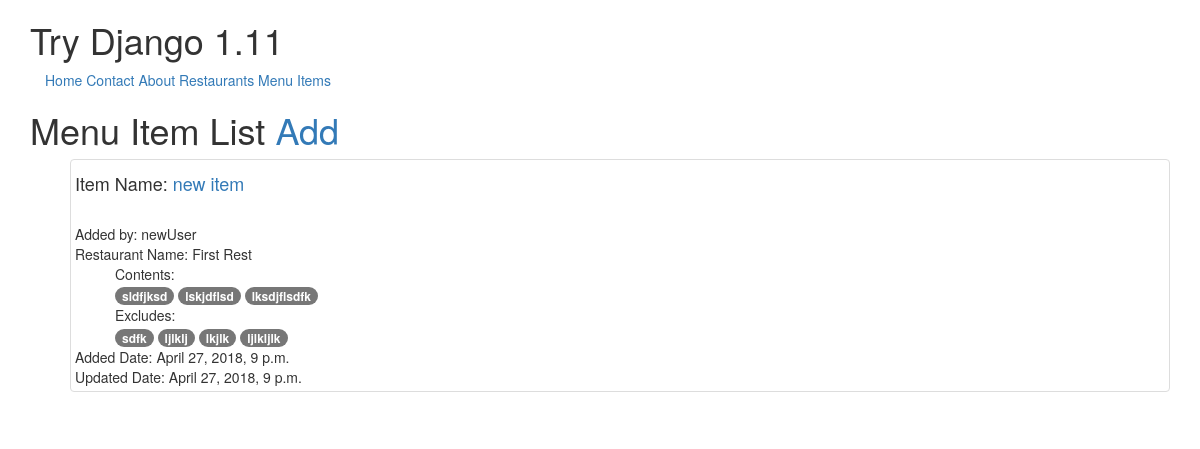
/menu-items/ (signed in), run on an earlier commit of the app's database.
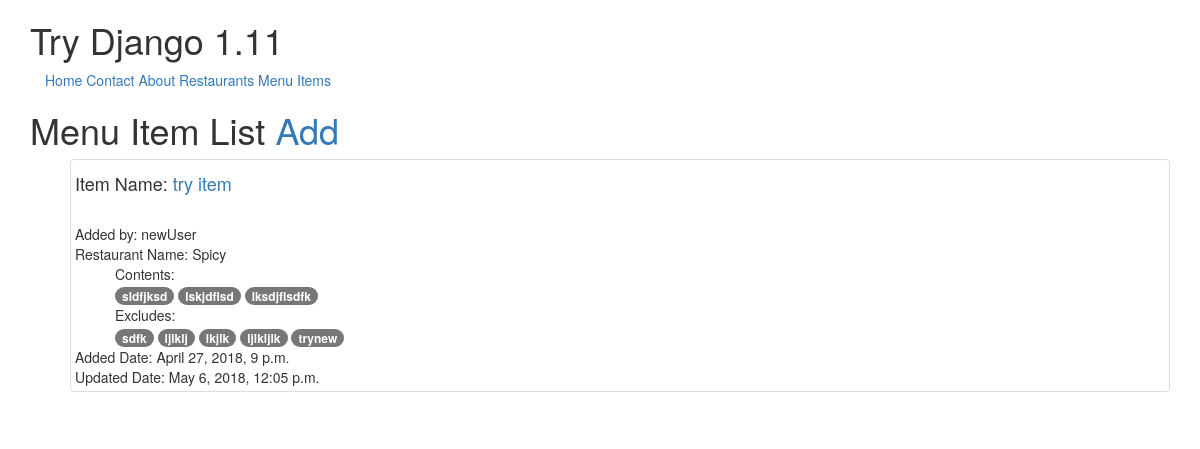
And on a later commit of the database.
### menuItems/models.py (models this page shows, shortened)
class MenuItem(models.Model):
    user        = models.ForeignKey(settings.AUTH_USER_MODEL)
    restaurant  = models.ForeignKey(Restaurant)
    name        = models.CharField(max_length=120)
    contents    = models.TextField(help_text='Separate each item by comma')
    excludes    = models.TextField(blank=True, null=True, help_text='Separate each item by comma')
    public      = models.BooleanField(default=True)
    timestamp   = models.DateTimeField(auto_now_add=True)
    updated     = models.DateTimeField(auto_now=True)
    slug        = models.SlugField(null=True, blank=True)
    def __str__(self):
        return self.name
    def get_absolute_url(self):
        return reverse('menuItems:detail', kwargs={'slug': self.slug})
    class Meta:
        ordering = ['-updated', '-timestamp']
    def get_contents(self):
        return self.contents.split(",")
    def get_excludes(self):
        return self.excludes.split(",")

### restaurants/models.py (models this page shows, shortened)
class Restaurant(models.Model):
    owner            = models.ForeignKey(User)
    name            = models.CharField(max_length=100)
    location        = models.CharField(max_length=255, null=True, blank=True)
    category        = models.CharField(max_length=255, null=True, blank=True, validators=[validate_caterogy])
    timestamp       = models.DateTimeField(auto_now_add=True)   # Saves automatically and does not allow to make changes
    updated         = models.DateTimeField(auto_now=True)       # Saves automatically and does not allow to make changes
    slug            = models.SlugField(null=True, blank=True)
    objects = RestaurantManager()
    def __str__(self):
        return self.name

### menuItems/views.py (the view)
class MenuItemListView(LoginRequiredMixin, ListView):
    def get_queryset(self):
        queryset = MenuItem.objects.filter(user=self.request.user)
        return queryset

### templates/menuItems/menuitem_list.html (shortened to what this page needs)
{% extends 'base.html' %}
{% block content %}
<h1>Menu Item List <samll><a href="{% url 'menuItems:create' %}">Add</a></samll></h1>
<ul>
    {% for obj in object_list %}
    <div class="row">
    <div class="col-sm-12">
        <div class="thumbnail">
        <h4>Item Name: <a href="{{ obj.get_absolute_url }}">{{ obj }}</a></h4>
        <br>Added by: {{ obj.user }}<br>
        Restaurant Name: {{ obj.restaurant }}<br>
        {% if obj.contents %}
            <ul>
            Contents: <br>
                {% for content in obj.get_contents %}
                    <span class="badge badge-default">{{ content }}</span>
                {% endfor %}
            </ul>
        {% endif %}
        {% if obj.excludes %}
            <ul>
            Excludes: <br>
                {% for exclude in obj.get_excludes %}
                    <span class="badge badge-default">{{ exclude }}</span>
                {% endfor %}
            </ul>
        {% endif %}
        Added Date: {{ obj.timestamp }}<br>
        Updated Date: {{ obj.updated }}
        </div>
    </div>
    </div>
    {% empty %}
        <li><a href="{% url 'menuItems:create' %}">Add a Menu Item</a></li>
    {% endfor %}
</ul>
{% endblock content %}

What changed in the data, as far as the page shows it:
changed MenuItem "newUser": name "new item" → "try item"; restaurant "First Rest" → "Spicy"; updated "April 27, 2018, 9 p.m." → "May 6, 2018, 12:05 p.m."
Also different on the page:
new list line: "trynew"
